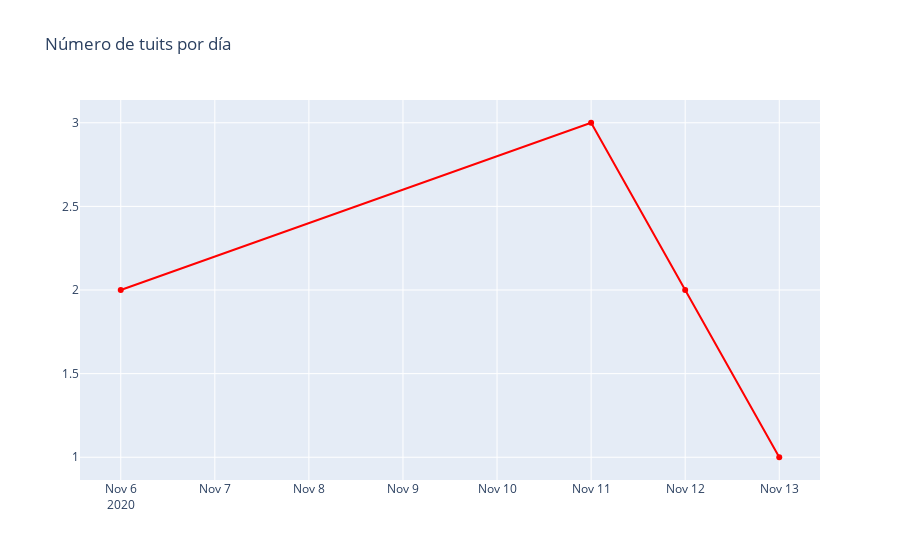

The cell this chart's notebook holds for it:
### Code cell
trace = go.Scatter(x=temp.fecha.values,
                   y=temp.cnt.values,
                   text=[f"Fecha: {f}<br>Tuits: {c}" for f,c in zip(temp.fecha.values,temp.cnt.values)],
                   hoverinfo='text',
                   mode='lines+markers',
                   name='Días',
                   line={'color':'Red'})


layout = go.Layout(title='Número de tuits por día')

fig = go.Figure(data=[trace], layout=layout)
iplot(fig)

### Figure 1 — Plotly figure (JSON) as saved in the notebook; plotly's stock layout.template omitted (floating-point values rounded to 4 significant figures)
{"data": [{"hoverinfo": "text", "line": {"color": "Red"}, "mode": "lines+markers", "name": "Días", "text": ["Fecha: 2020-11-06<br>Tuits: 2", "Fecha: 2020-11-11<br>Tuits: 3", "Fecha: 2020-11-12<br>Tuits: 2", "Fecha: 2020-11-13<br>Tuits: 1"], "type": "scatter", "x": ["2020-11-06", "2020-11-11", "2020-11-12", "2020-11-13"], "y": [2, 3, 2, 1]}], "layout": {"title": {"text": "Número de tuits por día"}}}
